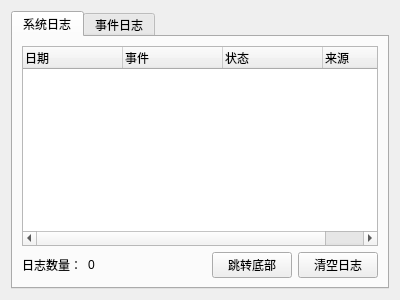
<?xml version="1.0" encoding="UTF-8"?>
<ui version="4.0">
 <class>LogKeeper</class>
 <widget class="QWidget" name="LogKeeper">
  <property name="geometry">
   <rect>
    <x>0</x>
    <y>0</y>
    <width>400</width>
    <height>300</height>
   </rect>
  </property>
  <property name="windowTitle">
   <string>Form</string>
  </property>
  <layout class="QVBoxLayout" name="verticalLayout">
   <item>
    <widget class="QTabWidget" name="tabWidget">
     <property name="currentIndex">
      <number>0</number>
     </property>
     <widget class="QWidget" name="systemLog">
      <attribute name="title">
       <string>系统日志</string>
      </attribute>
      <layout class="QVBoxLayout" name="verticalLayout_2">
       <item>
        <widget class="QTreeWidget" name="systemLogTree">
         <column>
          <property name="text">
           <string>日期</string>
          </property>
         </column>
         <column>
          <property name="text">
           <string>事件</string>
          </property>
         </column>
         <column>
          <property name="text">
           <string>状态</string>
          </property>
         </column>
         <column>
          <property name="text">
           <string>来源</string>
          </property>
         </column>
        </widget>
       </item>
       <item>
        <layout class="QHBoxLayout" name="horizontalLayout">
         <item>
          <widget class="QLabel" name="logCountLabel">
           <property name="text">
            <string>日志数量：</string>
           </property>
          </widget>
         </item>
         <item>
          <widget class="QLabel" name="logCount">
           <property name="text">
            <string>0</string>
           </property>
          </widget>
         </item>
         <item>
          <spacer name="horizontalSpacer">
           <property name="orientation">
            <enum>Qt::Orientation::Horizontal</enum>
           </property>
           <property name="sizeHint" stdset="0">
            <size>
             <width>40</width>
             <height>20</height>
            </size>
           </property>
          </spacer>
         </item>
         <item>
          <widget class="QPushButton" name="goToEndBtn">
           <property name="text">
            <string>跳转底部</string>
           </property>
          </widget>
         </item>
         <item>
          <widget class="QPushButton" name="clearBtn">
           <property name="text">
            <string>清空日志</string>
           </property>
          </widget>
         </item>
        </layout>
       </item>
      </layout>
     </widget>
     <widget class="QWidget" name="activityLog">
      <attribute name="title">
       <string>事件日志</string>
      </attribute>
     </widget>
    </widget>
   </item>
  </layout>
 </widget>
 <resources/>
 <connections/>
</ui>
